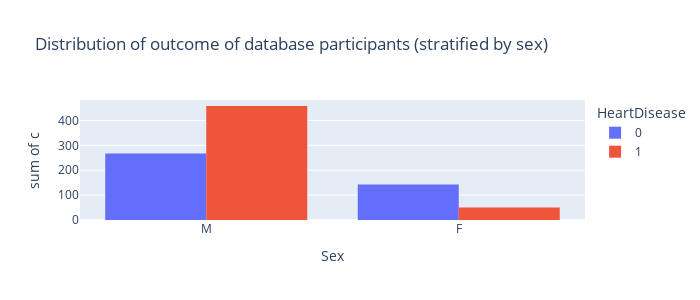

Notebook source saved alongside this figure:
### Code cell
fig = px.histogram(df_copy, x="Sex", y="c",
             color='HeartDisease', barmode='group',
             title="Distribution of outcome of database participants (stratified by sex)")
fig.update_layout(width=700, height=300)

fig.show()

### Figure 1 — Plotly figure (JSON) as saved in the notebook; plotly's stock layout.template omitted (floating-point values rounded to 4 significant figures; data arrays with more than 128 entries replaced by an {"elided": "..."} marker saying what was removed)
{"data": [{"alignmentgroup": "True", "bingroup": "x", "histfunc": "sum", "hovertemplate": "HeartDisease=0<br>Sex=%{x}<br>sum of c=%{y}<extra></extra>", "legendgroup": "0", "marker": {"color": "#636efa", "pattern": {"shape": ""}}, "name": "0", "offsetgroup": "0", "orientation": "v", "showlegend": true, "type": "histogram", "x": {"elided": "410 str values"}, "xaxis": "x", "y": {"elided": "410 int values"}, "yaxis": "y"}, {"alignmentgroup": "True", "bingroup": "x", "histfunc": "sum", "hovertemplate": "HeartDisease=1<br>Sex=%{x}<br>sum of c=%{y}<extra></extra>", "legendgroup": "1", "marker": {"color": "#EF553B", "pattern": {"shape": ""}}, "name": "1", "offsetgroup": "1", "orientation": "v", "showlegend": true, "type": "histogram", "x": {"elided": "508 str values"}, "xaxis": "x", "y": {"elided": "508 int values"}, "yaxis": "y"}], "layout": {"barmode": "group", "height": 300, "legend": {"title": {"text": "HeartDisease"}, "tracegroupgap": 0}, "title": {"text": "Distribution of outcome of database participants (stratified by sex)"}, "width": 700, "xaxis": {"anchor": "y", "domain": [0, 1], "title": {"text": "Sex"}}, "yaxis": {"anchor": "x", "domain": [0, 1], "title": {"text": "sum of c"}}}}
